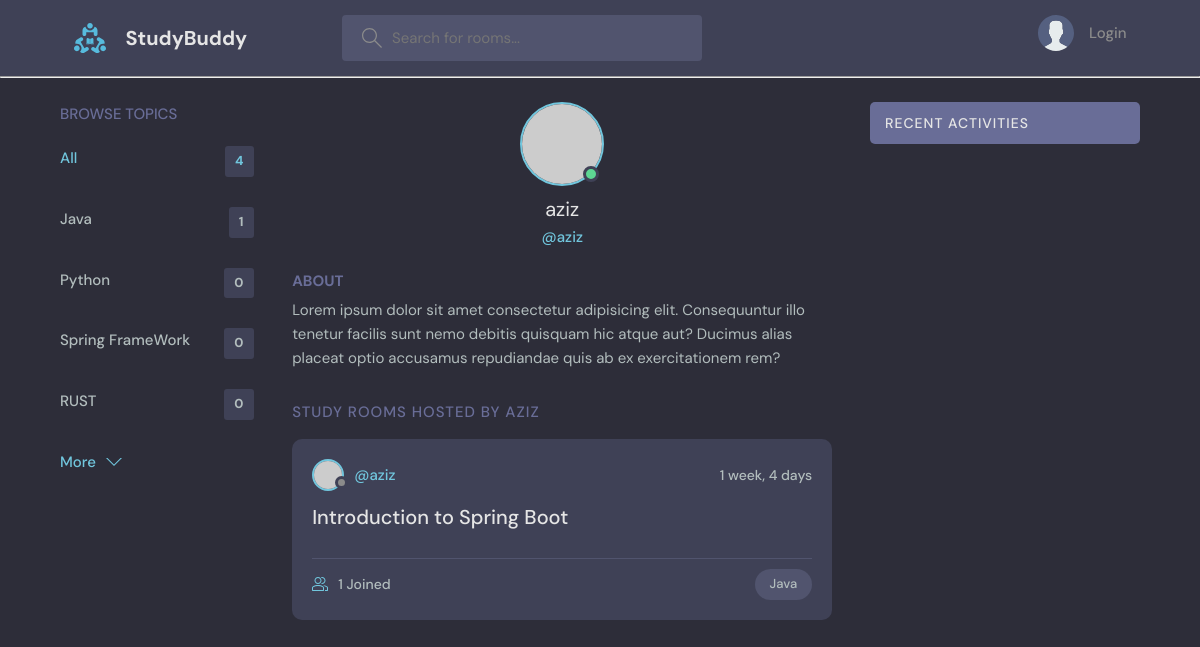
The app's page /profile/2/ with its own data.
### base/models.py (models this page shows, shortened)
class Topic (models.Model):
        name = models.CharField(max_length=200)

class Room(models.Model ):
        host = models.ForeignKey(User, on_delete=models.SET_NULL , null=True)
        topic = models.ForeignKey(Topic, on_delete=models.SET_NULL , null=True)
        name = models.CharField(max_length=200)
        description = models.TextField(null=True, blank=True)
        participants = models.ManyToManyField(User, related_name='participants', blank=True)
        update=models.DateTimeField(auto_now=True)
        created = models.DateTimeField(auto_now_add=True)
        class Meta:
                ordering = ['-update', '-created']             # ordering in Descending Order

### base/views.py (the view)
# urls.py: path("profile/<str:pk>/", views.userProfile, name ="user-profile"),
def userProfile(request, pk):
    user = User.objects.get(id=pk)
    rooms = user.room_set.all()
    room_messages = user.message_set.all()
    topics = Topic.objects.all()
    context ={'user':user, 'rooms':rooms, 'room_messages':room_messages,'topics':topics}
    return render(request, 'base/profile_component.html' , context)

### base/templates/base/profile_component.html (shortened to what this page needs)
{% load static %}
{% include 'main.html' %}
{% block content %}
  <main class="profile-page layout layout--3">
    <div class="container">
      {% include 'base/topic_component.html' %}
      <div class="roomList">
        <div class="profile">
          <div class="profile__avatar">
            <div class="avatar avatar--large active">
              <img src="https://randomuser.me/api/portraits/men/11.jpg" />
            </div>
          </div>
          <div class="profile__info">
            <h3>{{user.username}}</h3>
            <p>@{{user.username}}</p>
          </div>
          <div class="profile__about">
            <h3>About</h3>
            <p>
              Lorem ipsum dolor sit amet consectetur adipisicing elit. Consequuntur illo tenetur
              facilis sunt nemo debitis quisquam hic atque aut? Ducimus alias placeat optio
              accusamus repudiandae quis ab ex exercitationem rem?
            </p>
          </div>
        </div>
        <div class="roomList__header">
          <div>
            <h2>Study Rooms Hosted by {{user.username}}</a>
            </h2>
          </div>
        </div>
        {% include 'base/feed_component.html' %}
      </div>
       {% include 'base/activity_component.html' %}
    </div>
  </main>
{%endblock content%}

### base/templates/base/topic_component.html
<div class="topics">
    <div class="topics__header">
      <h2>Browse Topics</h2>
    </div>
    <ul class="topics__list">
      <li>
        <a href="{% url 'home' %}" class="active">All <span>{{topics.count}}</span></a>
      </li>
      {% for topic in topics %}
      <li>
        <a href="{% url 'home'%}?q={{topic.name}}">{{topic.name}} <span>{{topic.room_set.all.count}}</span></a>
      </li>
      {% endfor %}
    </ul>
    <a class="btn btn--link" href="topics.html">
      More
      <svg version="1.1" xmlns="http://www.w3.org/2000/svg" width="32" height="32" viewBox="0 0 32 32">
        <title>chevron-down</title>
        <path d="M16 21l-13-13h-3l16 16 16-16h-3l-13 13z"></path>
      </svg>
    </a>
  </div>

### base/templates/base/feed_component.html (shortened to what this page needs)
{% load static %}
{% for room in rooms %}
<div class="roomListRoom">
    <div class="roomListRoom__header">
      <a href="{% url 'user-profile' room.host.id  %}" class="roomListRoom__author">
        <div class="avatar avatar--small">
          <img src="https://randomuser.me/api/portraits/women/11.jpg" />
        </div>
        <span>@{{room.host.username}}</span>
      </a>
      <div class="roomListRoom__actions">
        <span>{{room.created|timesince}}</span>
      </div>
    </div>
    <div class="roomListRoom__content">
      <a href="{% url 'room' room.id %}">{{room.name}}</a>
    </div>
    <div class="roomListRoom__meta">
      <a href="{% url 'room' room.id %}" class="roomListRoom__joined">
        {{room.participants.all.count}} Joined
      </a>
      <p class="roomListRoom__topic">{{room.topic.name}}</p>
    </div>
  </div>
{% endfor %}

### records on screen
Topic: name "Java", room_set.all.count "1"
Topic: name "Python", room_set.all.count "0"
Topic: name "Spring FrameWork", room_set.all.count "0"
Topic: name "RUST", room_set.all.count "0"
Room: host.username "aziz", created "1 week, 4 days", name "Introduction to Spring Boot", participants.all.count "1", topic.name "Java"

### other values on screen
{{ topics.count }} "4"
{{ user.username }} "aziz"
{{ user.username }} "AZIZ"
